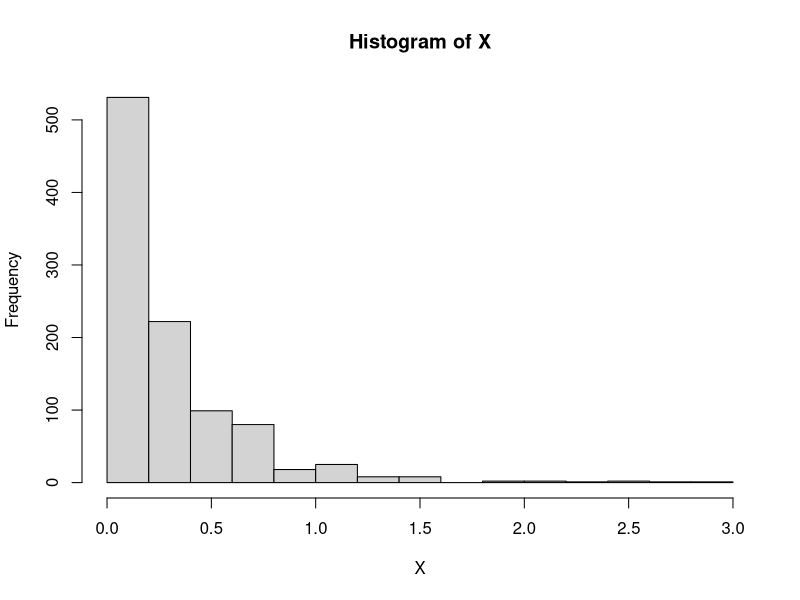

Generate this figure with R:
zip.exp <- function(N, lambda, delta) {
  samples <- numeric(N)
  # u <- runif(N)
  # samples[u < delta] <- 0
  # ix <- u >= delta
  # nRemain <- sum(ix)
  # samples[ix] <- rexp(nRemain, rate = lambda)
  for (i in 1:N) {
    if (runif(1) < delta) {
      samples[i] <- 0
    } else { samples[i] <- rexp(1, rate=lambda)}
  }
  return(samples)
}

lambda <- 3
delta <- 0.1

X <- zip.exp(1000, lambda, delta)
hist(X)


mu <- (1 - delta) / lambda
print(mu)
print(mean(X))